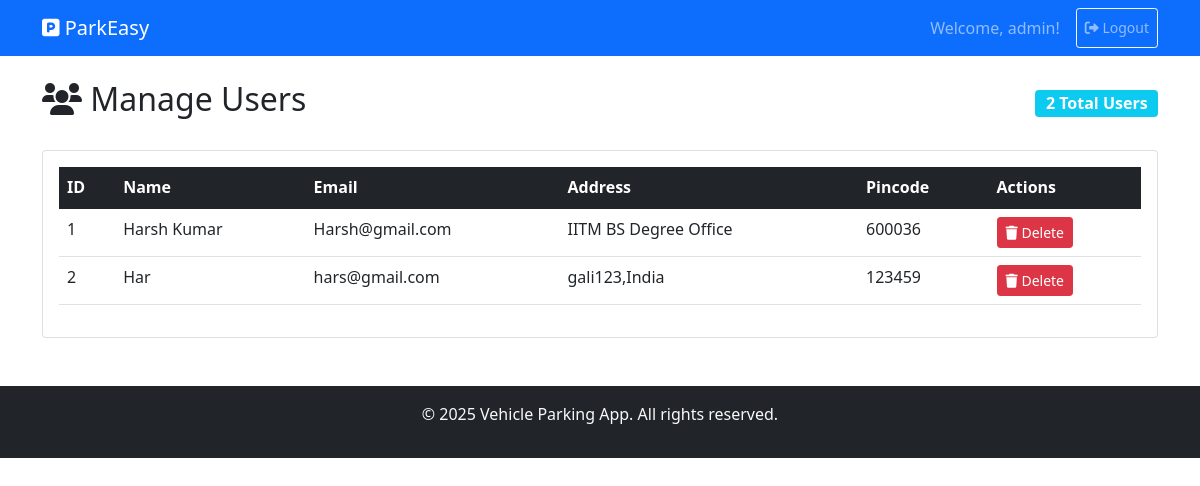
Page /admin/manage-users (signed in) on the earlier database version.
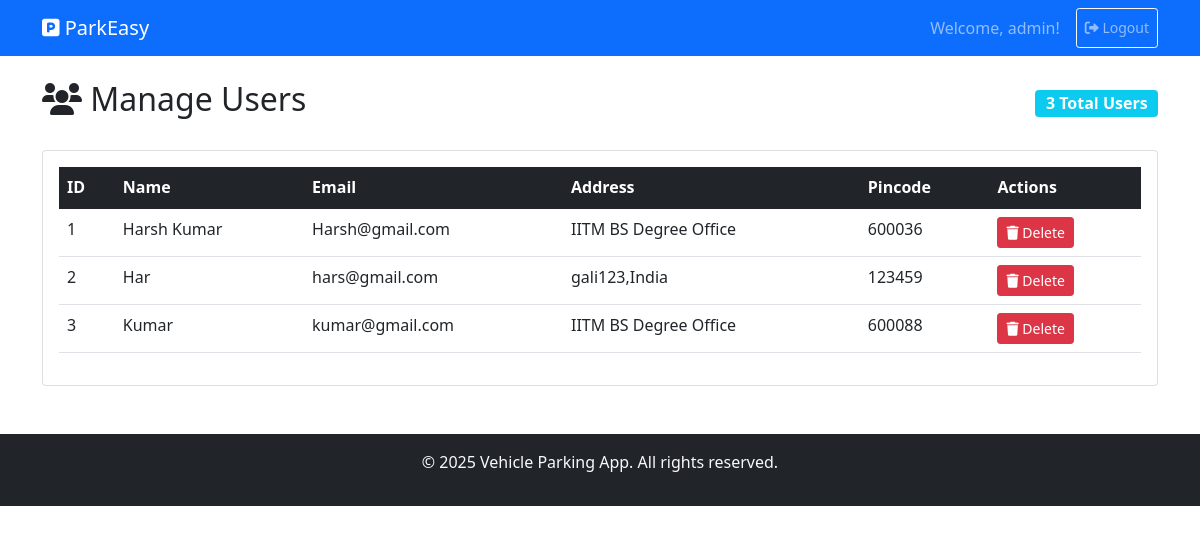
Same page on the later database version.
### backend/models.py (models this page shows)
class User(db.Model):
    __tablename__ = 'users'
    id = db.Column(db.Integer, primary_key=True)
    username = db.Column(db.String(80), nullable=False, unique=True, index=True)
    email = db.Column(db.String(120), nullable=False, unique=True)
    password_hash = db.Column(db.String(128))
    name = db.Column(db.String(100))
    address = db.Column(db.String(200), nullable=False)
    pincode = db.Column(db.String(10), nullable=False)
    created_at = db.Column(db.DateTime, default=datetime.utcnow)
    user_type = db.Column(db.String(10), default='user')  # 'user' or 'admin'
    reservations = db.relationship('Reservation', backref='user', lazy=True)

### app.py (the view)
    @app.route('/admin/manage-users')
    def admin_manage_users():
        if session.get('role') != 'admin':
            return redirect(url_for('login'))
        users = User.query.all()
        return render_template('admin_users.html', users=users)

### templates/admin_users.html (shortened to what this page needs)
{% extends "base.html" %}
{% block content %}
<div class="d-flex justify-content-between align-items-center mb-4">
    <h2><i class="fas fa-users"></i> Manage Users</h2>
    <span class="badge bg-info fs-6">{{ users|length }} Total Users</span>
</div>
{% if users %}
<div class="card">
    <div class="card-body">
        <div class="table-responsive">
            <table class="table table-hover">
                <thead class="table-dark">
                    <tr>
                        <th>ID</th>
                        <th>Name</th>
                        <th>Email</th>
                        <th>Address</th>
                        <th>Pincode</th>
                        <th>Actions</th>
                    </tr>
                </thead>
                <tbody>
                    {% for user in users %}
                    <tr>
                        <td>{{ user.id }}</td>
                        <td>{{ user.name }}</td>
                        <td>{{ user.email }}</td>
                        <td>{{ user.address[:30] }}{% if user.address|length > 30 %}...{% endif %}</td>
                        <td>{{ user.pincode }}</td>
                        <td>
                            <form method="POST" action="{{ url_for('admin_delete_user', user_id=user.id) }}"
                                  onsubmit="return confirm('Are you sure you want to delete this user?')" class="d-inline">
                                <button type="submit" class="btn btn-danger btn-sm">
                                    <i class="fas fa-trash"></i> Delete
                                </button>
                            </form>
                        </td>
                    </tr>
                    {% endfor %}
                </tbody>
            </table>
        </div>
    </div>
</div>
{% endif %}
{% endblock %}

Differences in the rows shown:
added User: id "3", name "Kumar", email "kumar@gmail.com", address "IITM BS Degree Office", pincode "600088"
Other differences:
{{ users|length }}: "2" → "3"
